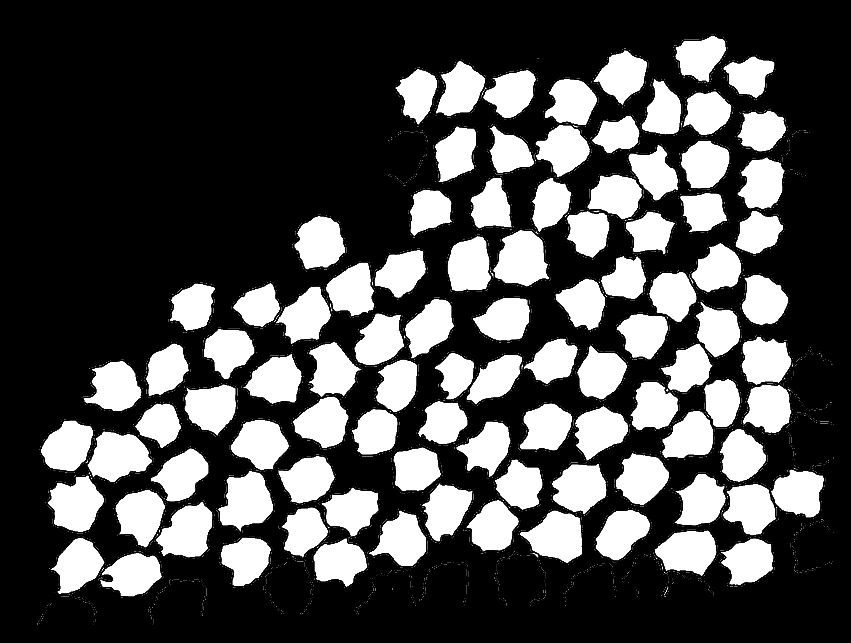
%> input picture cones/mosaic_filled.png, 851 x 643 px
$ octave coneAnalysis.m   (GNU Octave 9; MATLAB toolbox functions it lacks are replaced by stand-ins)
%> lines starting %> are read from the running program, lines starting %| are printed output that depends on the picture; in (x1, y1, x2, y2) boxes, pixels count from 0 and x2, y2 are one past the last pixel; in counts of white or black regions, pixels touching at a corner belong together; the program's own positions count from 1
% -------------------------------------------------------------------------
% FALL VISION MEETING VERSION
% -------------------------------------------------------------------------
% Each cone outline was traced at multiple sections, however, this image
% shows only the outlines of cones traced at the section immediately after
% the bipolar and horizontal cell processes become entirely contained in
% the cone outline.
% -------------------------------------------------------------------------
% Some figure preferences I like
set(0, 'DefaultAxesTitleFontWeight', 'normal',...
	'DefaultAxesBox', 'off',...
	'DefaultAxesTickDir', 'out');
% A scale factor was calculated by comparing measured lines in Viking to
% pixels in Matlab measured with imdistline
scaleFac = 0.2276;
% these are the indices of s-cones
sInd = [8 18 22 41 52 65 68 86];
lmInd = [14,43,53,75,77,81,21,96,76,62,45];

% read the image
im = imread('mosaic_filled.png');
%> im is the input picture: size 643x851x3 uint8; min 0, max 255, mean 76.6
% convert to doubles, then grayscale, then binary
im = imbinarize(rgb2gray(im2double(im)));
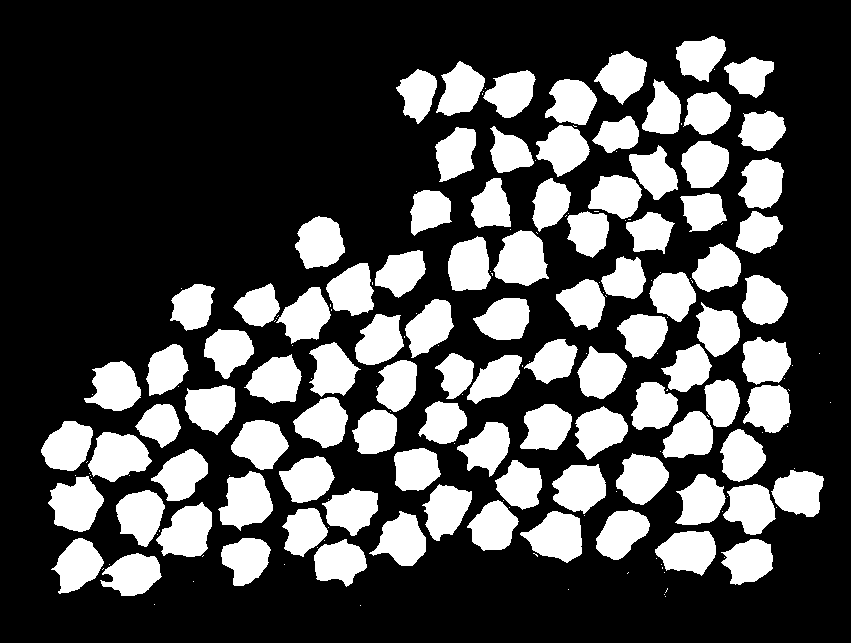
%> im: size 643x851 logical; 29.4% white; 201 white regions (104 under 20 px), largest, box (x1, y1, x2, y2) and area: (493, 230, 549, 286) 2189, (88, 432, 152, 482) 2171, (218, 471, 273, 531) 2151
% close areas less than 1000 pixels. they aren't cones
im = bwareaopen(im, 1000);
%> im: size 643x851 logical; 29.3% white; 97 white regions

% identify boundaries
[B, L] = bwboundaries(im);
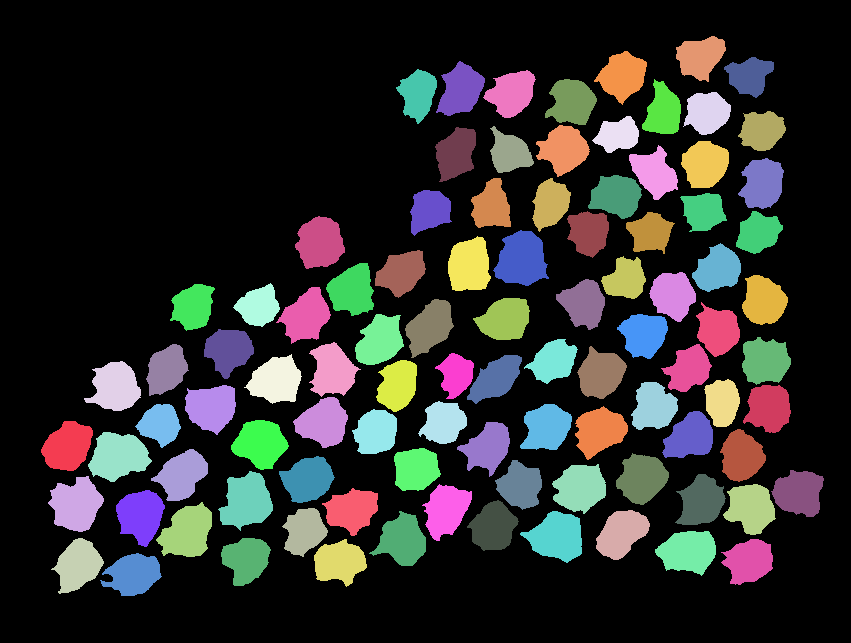
%> L: size 643x851 double; 98 distinct labels, from 0 to 97; one colour per label, 0 black
%> B = 97 boundaries; largest, box (x1, y1, x2, y2) and points: (218, 471, 273, 531) 176, (100, 553, 162, 596) 171, (493, 230, 549, 286) 170, (48, 476, 104, 532) 169, (156, 502, 212, 557) 169
% plot the results
figure(1); clf;
set(gcf, 'Name', 'Identified cones');
imshow(label2rgb(L, @jet, [0 0 0]));
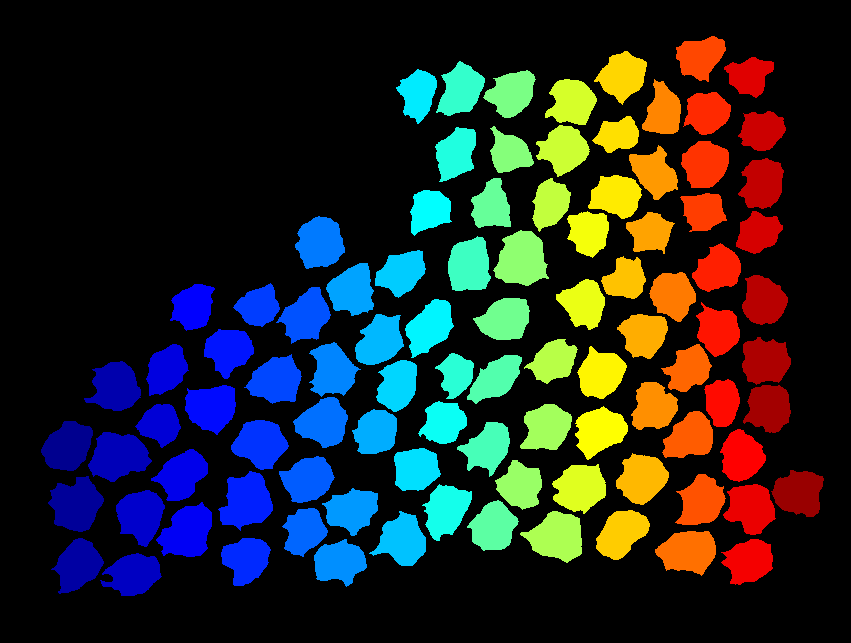
%> displayed picture: size 643x851x3, on the screen's scale of 0 to 255; mean R, G, B 34.2, 38, 36.6
hold on;
for ii = 1:length(B)
	bound = B{ii};
	plot(bound(:,2), bound(:,1), 'w', 'LineWidth', 1);
end
%> this loop made 97 passes
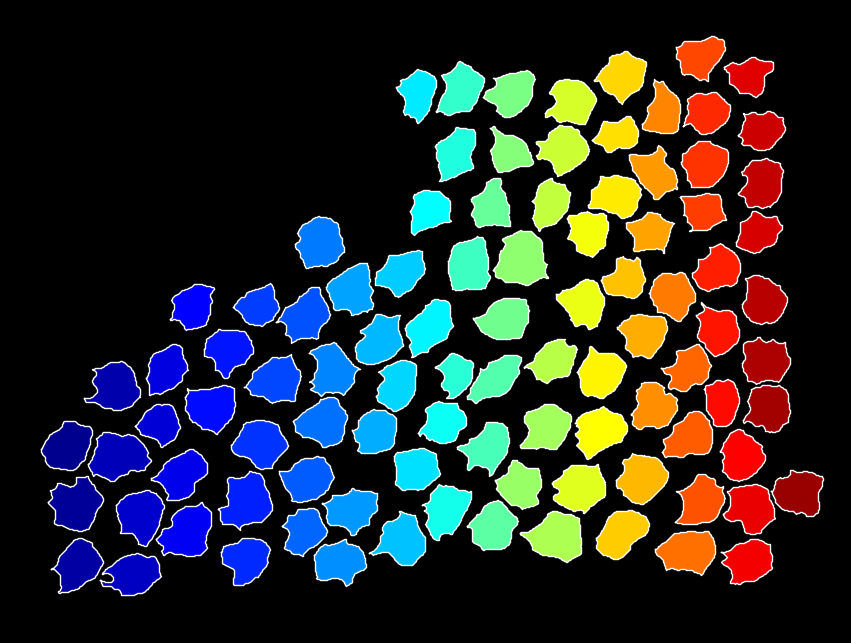
%> figure redrawn from the program's plot data

% get statistics
stats = regionprops('table', L, 'Area',...
	'Centroid', 'Eccentricity',...
	'MajorAxisLength', 'MinorAxisLength',...
	'EquivDiameter', 'BoundingBox');
%> stats = 97 regions; largest, box (x1, y1, x2, y2), Area, Centroid, MajorAxisLength, MinorAxisLength and Eccentricity: (493, 230, 549, 286) 2189 [522.3 260] 56.66 50.89 0.44, (88, 432, 152, 482) 2171 [119 456.9] 61.04 47.01 0.638, (218, 471, 273, 531) 2151 [247.1 501.8] 58.7 49.05 0.549

% get the cone area in microns
radii = scaleFac * (stats.EquivDiameter/2);
%> radii = 97 values, max 6.01 at index 51, min 4.28 at index 41, mean 5.21
coneArea = pi * radii.^2;
%> coneArea = 97 values, max 113.4 at index 51, min 57.66 at index 41, mean 85.74
